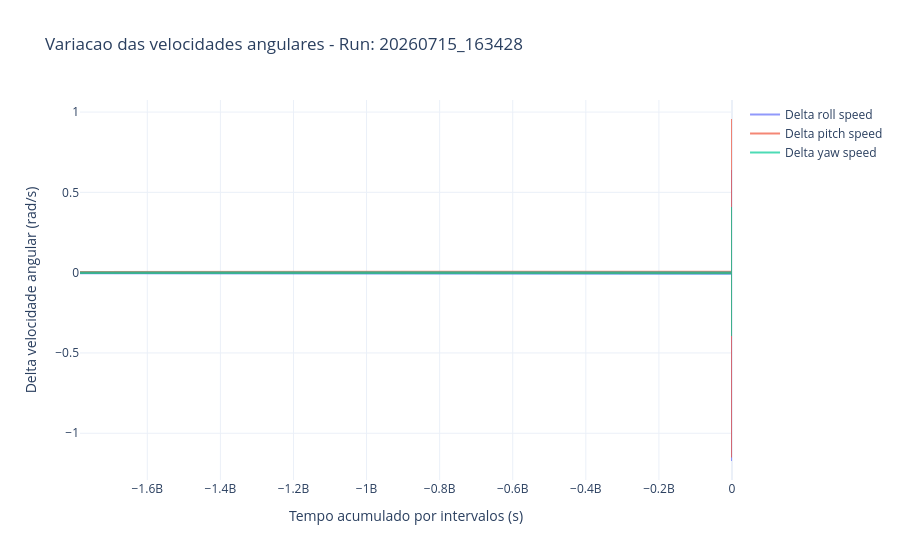
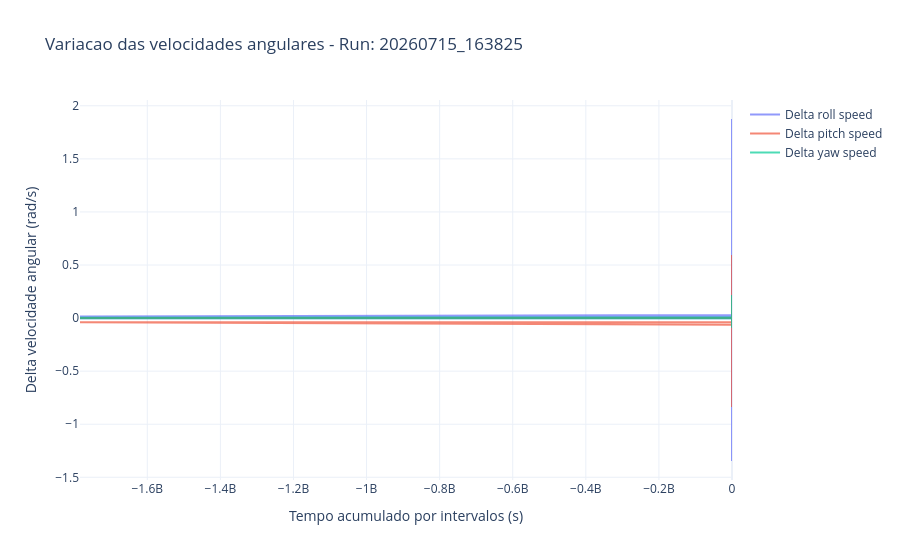
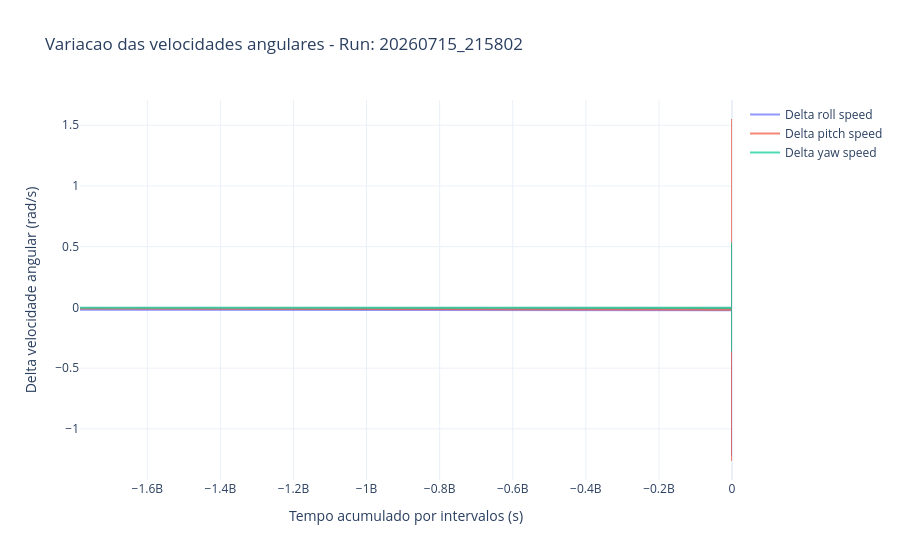
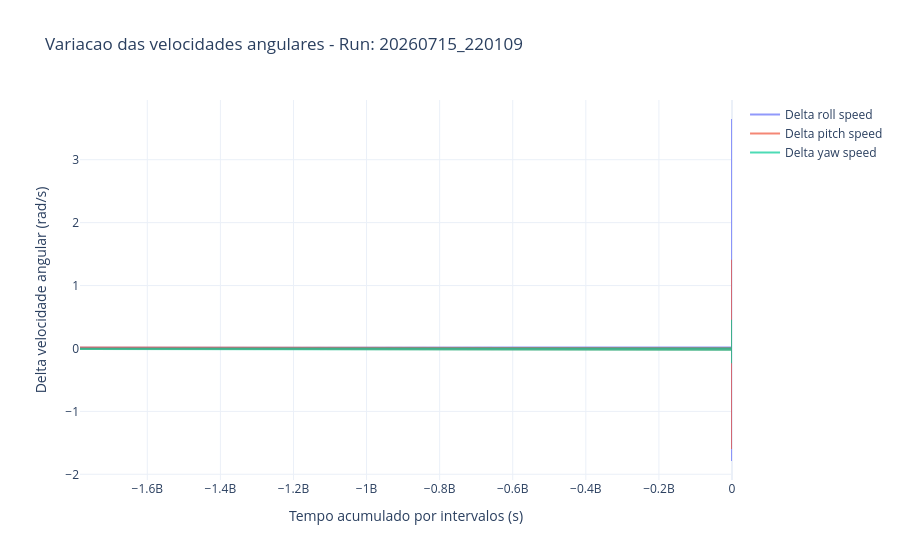

Here is the notebook cell these charts were saved with, in order:
### Markdown cell above
### Variacao das velocidades angulares

### Code cell
for caminho, df in zip(caminhos_ficheiros, lista_dfs):
    timestamp = caminho.parent.name.replace("voo_teste_", "")
    fig_2d = go.Figure()
    fig_2d.add_trace(go.Scatter(x=df["tempo_s"], y=df["delta_roll_speed_rad_s"], mode="lines", name="Delta roll speed", opacity=0.7))
    fig_2d.add_trace(go.Scatter(x=df["tempo_s"], y=df["delta_pitch_speed_rad_s"], mode="lines", name="Delta pitch speed", opacity=0.7))
    fig_2d.add_trace(go.Scatter(x=df["tempo_s"], y=df["delta_yaw_speed_rad_s"], mode="lines", name="Delta yaw speed", opacity=0.7))
    fig_2d.update_layout(title=f"Variacao das velocidades angulares - Run: {timestamp}", xaxis_title="Tempo acumulado por intervalos (s)", yaxis_title="Delta velocidade angular (rad/s)", template="plotly_white", hovermode="x unified")
    fig_2d.show()

### Figure 1 — Plotly figure (JSON) as saved in the notebook; plotly's stock layout.template omitted (floating-point values rounded to 4 significant figures; data arrays with more than 128 entries replaced by an {"elided": "..."} marker saying what was removed)
{"data": [{"mode": "lines", "name": "Delta roll speed", "opacity": 0.7, "type": "scatter", "x": {"elided": "3333 float values"}, "y": {"elided": "3333 float values"}}, {"mode": "lines", "name": "Delta pitch speed", "opacity": 0.7, "type": "scatter", "x": {"elided": "3333 float values"}, "y": {"elided": "3333 float values"}}, {"mode": "lines", "name": "Delta yaw speed", "opacity": 0.7, "type": "scatter", "x": {"elided": "3333 float values"}, "y": {"elided": "3333 float values"}}], "layout": {"hovermode": "x unified", "title": {"text": "Variacao das velocidades angulares - Run: 20260715_163428"}, "xaxis": {"title": {"text": "Tempo acumulado por intervalos (s)"}}, "yaxis": {"title": {"text": "Delta velocidade angular (rad/s)"}}}}

### Figure 2 — Plotly figure (JSON) as saved in the notebook; plotly's stock layout.template omitted (floating-point values rounded to 4 significant figures; data arrays with more than 128 entries replaced by an {"elided": "..."} marker saying what was removed)
{"data": [{"mode": "lines", "name": "Delta roll speed", "opacity": 0.7, "type": "scatter", "x": {"elided": "3316 float values"}, "y": {"elided": "3316 float values"}}, {"mode": "lines", "name": "Delta pitch speed", "opacity": 0.7, "type": "scatter", "x": {"elided": "3316 float values"}, "y": {"elided": "3316 float values"}}, {"mode": "lines", "name": "Delta yaw speed", "opacity": 0.7, "type": "scatter", "x": {"elided": "3316 float values"}, "y": {"elided": "3316 float values"}}], "layout": {"hovermode": "x unified", "title": {"text": "Variacao das velocidades angulares - Run: 20260715_163825"}, "xaxis": {"title": {"text": "Tempo acumulado por intervalos (s)"}}, "yaxis": {"title": {"text": "Delta velocidade angular (rad/s)"}}}}

### Figure 3 — Plotly figure (JSON) as saved in the notebook; plotly's stock layout.template omitted (floating-point values rounded to 4 significant figures; data arrays with more than 128 entries replaced by an {"elided": "..."} marker saying what was removed)
{"data": [{"mode": "lines", "name": "Delta roll speed", "opacity": 0.7, "type": "scatter", "x": {"elided": "3243 float values"}, "y": {"elided": "3243 float values"}}, {"mode": "lines", "name": "Delta pitch speed", "opacity": 0.7, "type": "scatter", "x": {"elided": "3243 float values"}, "y": {"elided": "3243 float values"}}, {"mode": "lines", "name": "Delta yaw speed", "opacity": 0.7, "type": "scatter", "x": {"elided": "3243 float values"}, "y": {"elided": "3243 float values"}}], "layout": {"hovermode": "x unified", "title": {"text": "Variacao das velocidades angulares - Run: 20260715_215802"}, "xaxis": {"title": {"text": "Tempo acumulado por intervalos (s)"}}, "yaxis": {"title": {"text": "Delta velocidade angular (rad/s)"}}}}

### Figure 4 — Plotly figure (JSON) as saved in the notebook; plotly's stock layout.template omitted (floating-point values rounded to 4 significant figures; data arrays with more than 128 entries replaced by an {"elided": "..."} marker saying what was removed)
{"data": [{"mode": "lines", "name": "Delta roll speed", "opacity": 0.7, "type": "scatter", "x": {"elided": "3235 float values"}, "y": {"elided": "3235 float values"}}, {"mode": "lines", "name": "Delta pitch speed", "opacity": 0.7, "type": "scatter", "x": {"elided": "3235 float values"}, "y": {"elided": "3235 float values"}}, {"mode": "lines", "name": "Delta yaw speed", "opacity": 0.7, "type": "scatter", "x": {"elided": "3235 float values"}, "y": {"elided": "3235 float values"}}], "layout": {"hovermode": "x unified", "title": {"text": "Variacao das velocidades angulares - Run: 20260715_220109"}, "xaxis": {"title": {"text": "Tempo acumulado por intervalos (s)"}}, "yaxis": {"title": {"text": "Delta velocidade angular (rad/s)"}}}}
